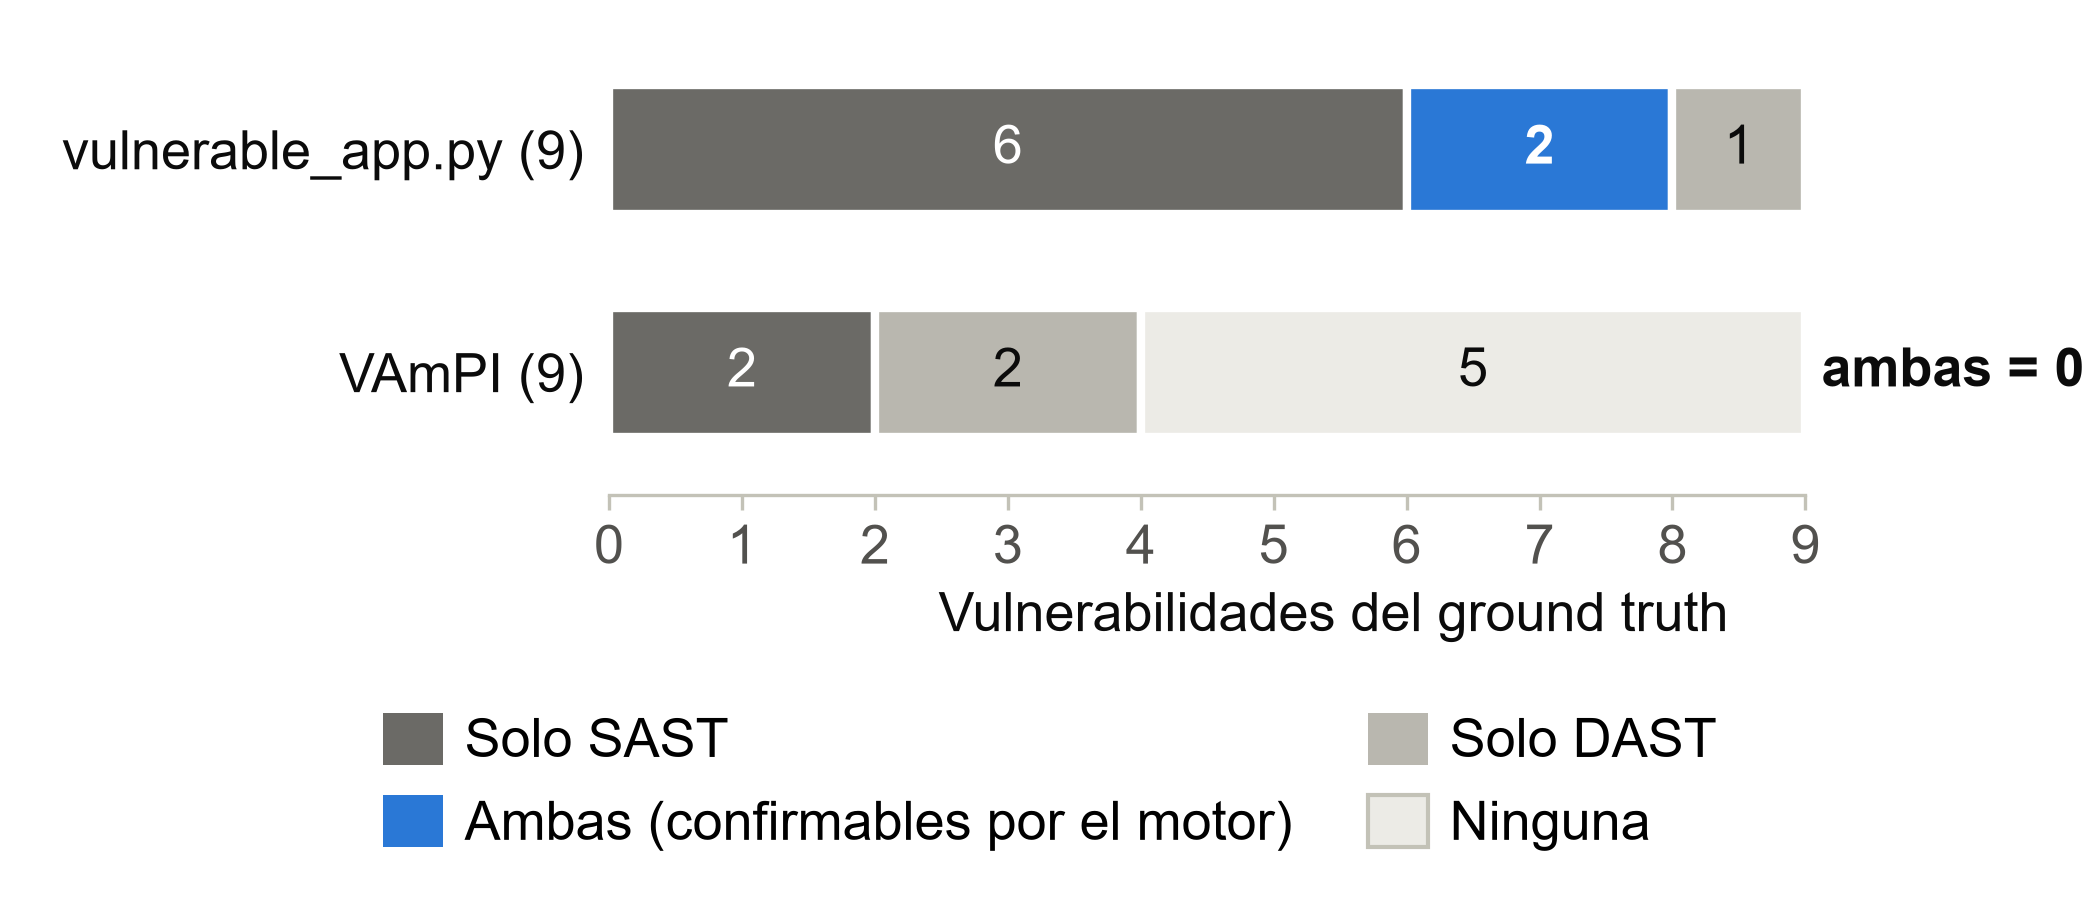

Reproduce this figure in Python.
"""Vulnerabilidades del ground truth según la técnica que las detectó (barras horizontales apiladas).

Los conteos se calculan aquí desde "vulnerabilities_found" de los métodos sast y dast de:
  data/experiments/correlation_evaluation_vulnerable_app_20261001_142307.json
  data/experiments/correlation_evaluation_vampi_20261001_142307.json
Juice Shop no se incluye: esa ejecución no se comparó con un ground truth.

Regenerar:  python thesis/imagenes/solapamiento_sast_dast.py
"""

import json
from pathlib import Path

import matplotlib

matplotlib.use("Agg")
import matplotlib.pyplot as plt  # noqa: E402
from matplotlib.patches import Patch  # noqa: E402

ROOT = Path(__file__).resolve().parents[2]
EXP = ROOT / "data" / "experiments"
OUT = Path(__file__).with_suffix(".png")

INK = "#0b0b0b"
INK2 = "#52514e"
BASELINE = "#c3c2b7"
ACCENT = "#2a78d6"
SURFACE = "white"
FS = 13  # 13 pt en 7 in de ancho -> 11 pt impreso a 15 cm

plt.rcParams["font.family"] = "Arial"

APPS = [
    ("vulnerable_app.py", "correlation_evaluation_vulnerable_app_20261001_142307.json"),
    ("VAmPI", "correlation_evaluation_vampi_20261001_142307.json"),
]
# Orden tipo diagrama de Venn: solo SAST | ambas | solo DAST | ninguna. "Ambas" es el único acento.
SEGMENTOS = [
    ("Solo SAST", "#6b6a66", "white"),
    ("Ambas (confirmables por el motor)", ACCENT, "white"),
    ("Solo DAST", "#b9b7af", INK),
    ("Ninguna", "#ecebe6", INK),
]


def conteos(path):
    d = json.loads(path.read_text(encoding="utf-8"))
    sast = set(d["methods"]["sast"]["vulnerabilities_found"])
    dast = set(d["methods"]["dast"]["vulnerabilities_found"])
    n = d["ground_truth_n"]
    both = sast & dast
    vals = [len(sast - dast), len(both), len(dast - sast), n - len(sast | dast)]
    assert sorted(both) == sorted(d["detected_by_both"])
    return n, vals


datos = [(label, *conteos(EXP / fname)) for label, fname in APPS]
for label, n, vals in datos:
    print(f"{label:18} n={n}  solo SAST={vals[0]}  ambas={vals[1]}  solo DAST={vals[2]}  ninguna={vals[3]}")

fig, ax = plt.subplots(figsize=(7.0, 3.0), dpi=300)
fig.subplots_adjust(left=0.29, right=0.98, top=0.97, bottom=0.45)

ys = list(range(len(datos)))[::-1]
for y, (label, n, vals) in zip(ys, datos):
    left = 0
    for (name, color, txt), v in zip(SEGMENTOS, vals):
        if v == 0:
            continue
        ax.barh(y, v, left=left, height=0.58, color=color, edgecolor=SURFACE, linewidth=2, zorder=3)
        ax.text(left + v / 2, y, str(v), ha="center", va="center", fontsize=FS, color=txt,
                weight="bold" if color == ACCENT else "normal", zorder=4)
        left += v
    if vals[1] == 0:  # hacer visible que no hubo ninguna detectada por ambas
        ax.text(n + 0.12, y, "ambas = 0", ha="left", va="center", fontsize=FS, color=INK, weight="bold")

n_max = max(n for _, n, _ in datos)
ax.set_xlim(0, n_max + 1.9)
ax.set_ylim(-0.55, len(datos) - 0.45)
ax.set_yticks(ys)
ax.set_yticklabels([f"{label} ({n})" for label, n, _ in datos], fontsize=FS, color=INK)
ax.set_xticks(range(0, n_max + 1))
ax.set_xticklabels([str(i) for i in range(0, n_max + 1)], fontsize=FS, color=INK2)
ax.set_xlabel("Vulnerabilidades del ground truth", fontsize=FS, color=INK)
ax.tick_params(axis="y", length=0, pad=6)
ax.tick_params(axis="x", color=BASELINE)
for side in ("top", "right", "left"):
    ax.spines[side].set_visible(False)
ax.spines["bottom"].set_color(BASELINE)
ax.spines["bottom"].set_bounds(0, n_max)

handles = [Patch(facecolor=c, edgecolor=BASELINE if c == "#ecebe6" else "none", label=name) for name, c, _ in SEGMENTOS]
fig.legend(handles=handles, loc="lower center", ncol=2, frameon=False, fontsize=FS, handlelength=1.1,
           handleheight=1.1, columnspacing=1.4, handletextpad=0.4, bbox_to_anchor=(0.5, 0.0))

fig.savefig(OUT, dpi=300, facecolor=SURFACE)
print(OUT)
